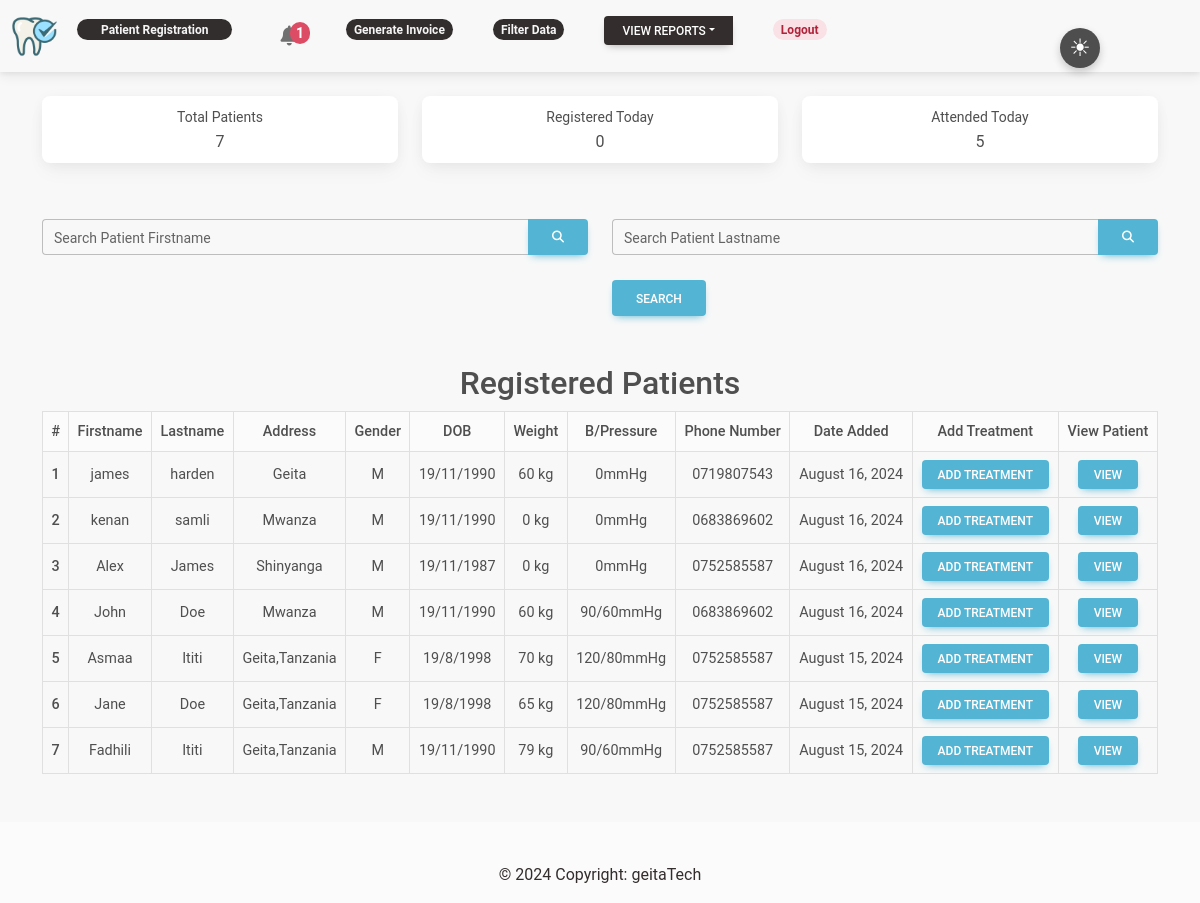
The app's page / (signed in) with its own data.
### patient/models.py (models this page shows, shortened)
class Patient(models.Model):
    GENDER = (
        ('M', 'Male'),
        ('F', 'Female')
    )
    PAYMENT_TYPE = (
        ('cash', 'Cash'),
        ('insurance', 'Insurance')
    )
    firstname = models.CharField(max_length=255)
    lastname = models.CharField(max_length=255)
    DOB = models.CharField(max_length=255, blank=True, null=True)
    address = models.CharField(max_length=255)
    phone_number = models.CharField(max_length=255)
    gender = models.CharField(max_length=255, choices=GENDER)
    weight = models.IntegerField(default=0)
    BPressure = models.CharField(max_length=255, blank=True, null=True)
    payment_type = models.CharField(max_length=10, choices=PAYMENT_TYPE, null=True)
    insurance_provider = models.CharField(max_length=255, blank=True, null=True)  # Optional field for insurance provider
    DOR = models.DateField(null=True)
    created_at = models.DateTimeField(auto_now_add=True)
    updated_at = models.DateTimeField(auto_now=True)

### patient/decorators.py (the view)
    def wrapper_function(request, *args, **kwargs):
        group = None
        if request.user.groups.exists():
                group = request.user.groups.all()[0].name
        if group =='receptionist':
            return redirect('register')
        if group =='doctor':
            return redirect('home')
        if group == 'admin':
            return view_func(request, *args, **kwargs)

### patient/template_context.py (called while the page is built)
def upcoming_follow_up_count(request):
    today = datetime.now().date()
    tomorrow = today + timedelta(days=1)
    upcoming_follow_up_count = MedicalHistory.objects.filter(follow_up_date=tomorrow).count()
    return {'upcoming_follow_up_count': upcoming_follow_up_count}

### patient/views.py (called while the page is built)
def is_valid_queryparam(param):
    return param != '' and param is not None

@login_required(login_url='login')
@admin_only
def home(request):
    qs = Patient.objects.order_by('-id')
    firstname_contains_query = request.GET.get('firstname_contains')
    lastname_contains_query = request.GET.get('lastname_contains')
    if is_valid_queryparam(firstname_contains_query):
        qs = qs.filter(firstname__icontains=firstname_contains_query)
    if is_valid_queryparam(lastname_contains_query):
        qs = qs.filter(lastname__icontains=lastname_contains_query)
    total_patients = qs.count()
    registered_today = qs.filter(created_at__date=today).count()
    attended_today = MedicalHistory.objects.filter(created_at__date=today).count()
    context = {
        'patients':qs,
        'total_patients':total_patients,
        'registered_today':registered_today,
        'attended_today':attended_today
    }
    return render(request, 'home.html', context)

### patient/templates/home.html (shortened to what this page needs)
{% extends 'base.html' %}
{% block content %}
<div class="container pt-4 mb-5 text-center">
    <div class="row">
        <div class="col-xl-4 col-md-6 mb-2">
            <div class="card h-100 py-2">
                    <div class="col">
                        <div class="text-xs">
                            <small>
                            Total Patients
                            </small>
                        </div>
                        <div class="">{{total_patients}}</div>
                    </div>
                </div>
        </div>
        <div class="col-xl-4 col-md-6 mb-2">
            <div class="card h-100 py-2">
                    <div class="col">
                        <div class="text-xs">
                            <small>
                            Registered Today
                            </small>
                        </div>
                        <div class="">{{registered_today}}</div>
                    </div>
            </div>
        </div>
        <div class="col-xl-4 col-md-6 mb-2">
            <div class="card h-100 py-2">
                    <div class="col">
                        <div class="text-xs">
                            <small>
                            Attended Today
                            </small>
                        </div>
                        <div class="">{{attended_today}}</div>
                    </div>
            </div>
        </div>
    </div>
</div>
<div class="container">
<div class="row row-cols-1 row-cols-md-2 g-4">
    <div class="col-lg-6">
      <div class="contents">
        <div class="search-bar">
          <div class="search-inner">
            <form method="GET" class="search-form" action=".">
              <div class="input-group">
                <div class="form-outline">
                  <input type="search" id="form1" class="form-control" name="firstname_contains" />
                  <label class="form-label" for="form1"><small>Search Patient Firstname</small></label>
                </div>
                <button type="submit" class="btn btn-info">
                  <i class="fas fa-search"></i>
                </button>
              </div>
          </div>
        </div>
      </div>
    </div>
    <div class="col-lg-6">
      <div class="contents">
        <div class="search-bar">
          <div class="search-inner">
            <div class="input-group">
              <div class="form-outline">
                <input type="search" id="form1" class="form-control" name="lastname_contains" />
                <label class="form-label" for="form1"><small>Search Patient Lastname</small></label>
              </div>
              <button type="submit" class="btn btn-info">
                <i class="fas fa-search"></i>
              </button>
            </div>
<br>
              <button class="btn btn-info" type="submit"> Search</button>
          </div>
        </div>
      </div>
    </div>
  </div>
</div>
<div class="container pt-5 mb-5">
    <h2 class="text-center">Registered Patients</h2>
    <div class="table-responsive">
        <table class="table align-middle mb-0 text-center text-nowrap table-sm table-bordered">
            <thead class="bg-light">
                <tr>
                    <th scope="col">#</th>
                    <th scope="col">Firstname</th>
                    <th scope="col">Lastname</th>
                    <th scope="col">Address</th>
                    <th scope="col">Gender</th>
                    <th scope="col">DOB</th>
                    <th scope="col">Weight</th>
                    <th scope="col">B/Pressure</th>
                    <th scope="col">Phone Number</th>
                    <th scope="col">Date Added</th>
                    <th scope="col">Add Treatment</th>
                    <th scope="col">View Patient</th>
                </tr>
            </thead>
            <tbody>
                {% if patients %}
                    {% for patient in patients %}
                    <tr>
                        <th scope="row">{{forloop.counter}}</th>
                        <td>{{ patient.firstname }}</td>
                        <td>{{ patient.lastname }}</td>
                        <td>{{ patient.address }}</td>
                        <td>{{ patient.gender}}</td>
                        <td>{{patient.DOB}}</td>
                        <td>{{patient.weight}} kg</td>
                        <td>{{patient.BPressure}}mmHg</td>
                        <td>{{patient.phone_number}}</td>
                        <td>{{patient.created_at|date:"F d, Y"}}</td>
                        <td><a button class="btn btn-info btn-sm" href="{% url 'patient-medicals' patient.id %}">Add Treatment</button></a></td>
                        <td><a button class="btn btn-info btn-sm" href="{% url 'patient-detail' patient.id %}">View</button></a></td>
                    </tr>
                    {% endfor %}
                {% else %}
                    <tr>
                        <td colspan="4">No Registered Patients.</td>
                    </tr>
                {% endif %}
            </tbody>
        </table>
    </div>
  </div>
{% endblock content %}

### patient/templates/base.html (shortened to what this page needs)
{% load static %}
<!doctype html>
<html lang="en">
  <head>
    <link rel="stylesheet" href="{% static 'css/mdb.min.css' %}">
    <link rel="stylesheet" href="{% static 'css/color_switch.css' %}">
    <link rel="stylesheet" href="https://cdnjs.cloudflare.com/ajax/libs/font-awesome/6.4.0/css/all.min.css" />
  </head>
  <body>
<nav class="navbar navbar-expand-lg">
  <div class="container-fluid">
    <div class="collapse navbar-collapse" id="navbarSupportedContent">
      <a class="navbar-brand mt-2 mt-lg-0" href="/">
        <img
          src="/media/2185051_dentist_dentistry_medical_oral_hygiene_tooth_icon_7VPLBN5.png"
          height="45"
          alt="App Logo"
          loading="lazy"
        />
      </a>
      <ul class="navbar-nav me-auto mb-2 mb-lg-0">
      {% if request.user.is_authenticated %}
        <li class="nav-item">
          <a class="nav-link nav-smaller-bold badge rounded-pill badge-dark px-4" href="{% url 'register' %}">Patient Registration</a>
        </li>
        <li class="nav-item">
          <a class="nav-link" href="{% url 'upcoming_follow_up' %}">
            <span class="badge rounded-pill badge-notification bg-danger {% if upcoming_follow_up_count > 0 %}shake-animation{% endif %}" style="font-size: 14px; padding: 4px 6px;">
                {% if upcoming_follow_up_count > 0 %}
                    {{ upcoming_follow_up_count }}
                {% else %}
                    0
                {% endif %}
            </span>
        </a>
        </li>
        {% for group in user.groups.all %}
        {% if group.name == 'admin' %}
        <li class="nav-item">
          <a class="nav-link nav-smaller-bold badge rounded-pill badge-dark" href="{% url 'history' %}">Generate Invoice</a>
        </li>
        <li class="nav-item">
          <a class="nav-link nav-smaller-bold badge rounded-pill badge-dark" href="{% url 'filtered' %}">Filter Data</a>
        </li>
    <li class="nav-item">
      <div class="btn-group">
        <button type="button" class="btn btn-sm btn-dark dropdown-toggle dropdown-toggle-split" data-mdb-toggle="dropdown" aria-expanded="false">
          View Reports
        </button>
        </li>
        {% endif %}
        {% endfor %}
      </ul>
    </div>
    <li class="nav-item">
      <a class="nav-link nav-smaller-bold badge rounded-pill badge-danger" href="{% url 'logout' %}">Logout</a>
    </li>
  {% else %}
  <li class="nav-item">
    <a class="nav-link nav-smaller-bold badge rounded-pill badge-primary" href="{% url 'login' %}">Login</a>
  </li>
  {% endif %}
    </div>
</nav>
      <div class="container">
        <div class="toggle-icon float-start" onclick="toggleMode()">
            <span id="light-icon">&#9728;</span>
        </div>
    </div>
    {% block content %}
    {% endblock content %}
    <footer class="bg-light text-center text-white">
      <div class="container p-4 pb-0">
      </div>
      <div class="text-center p-3 text-dark" style="background-color: rgba(0, 0, 0, 0);">
        © 2024 Copyright:
        <a class="text-dark" href="">geitaTech</a>
      </div>
    </footer>
  </body>
</html>

### static/css/color_switch.css (style rules this page uses)
body { background-color: #f8f8f8; }
.toggle-icon { position: absolute; top: 28px; right: 100px; cursor: pointer; font-size: 24px; z-index: 2; width: 40px; height: 40px; border-radius: 50%; background-color: #4E4E4E; display: flex; align-items: center; justify-content: center; box-shadow: 0 4px 8px rgba(0, 0, 0, 0.2); }
#light-icon { color: #ffffff; }
body:not(.dark-mode) #light-icon { display: inline; }

### patient/templates/base.html (style rules this page uses)
nav ul li { list-style:none; display:inline-block; margin-right:40px; }

### records on screen
Patient: firstname "james", lastname "harden", address "Geita", gender "M", DOB "19/11/1990", weight "60", BPressure "0", phone_number "0719807543", created_at "August 16, 2024"
Patient: firstname "kenan", lastname "samli", address "Mwanza", gender "M", DOB "19/11/1990", weight "0", BPressure "0", phone_number "0683869602", created_at "August 16, 2024"
Patient: firstname "Alex", lastname "James", address "Shinyanga", gender "M", DOB "19/11/1987", weight "0", BPressure "0", phone_number "0752585587", created_at "August 16, 2024"
Patient: firstname "John", lastname "Doe", address "Mwanza", gender "M", DOB "19/11/1990", weight "60", BPressure "90/60", phone_number "0683869602", created_at "August 16, 2024"
Patient: firstname "Asmaa", lastname "Ititi", address "Geita,Tanzania", gender "F", DOB "19/8/1998", weight "70", BPressure "120/80", phone_number "0752585587", created_at "August 15, 2024"
Patient: firstname "Jane", lastname "Doe", address "Geita,Tanzania", gender "F", DOB "19/8/1998", weight "65", BPressure "120/80", phone_number "0752585587", created_at "August 15, 2024"
Patient: firstname "Fadhili", lastname "Ititi", address "Geita,Tanzania", gender "M", DOB "19/11/1990", weight "79", BPressure "90/60", phone_number "0752585587", created_at "August 15, 2024"

### other values on screen
{{ upcoming_follow_up_count }} "1"
{{ total_patients }} "7"
{{ registered_today }} "0"
{{ attended_today }} "5"
